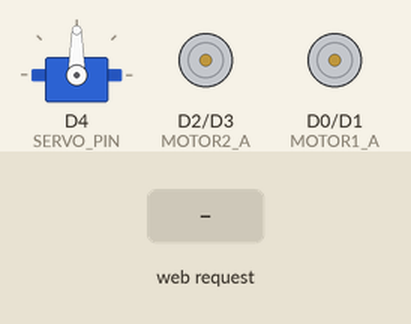
Bench run of a sketch on a simulated ESP8266 (NodeMCU). Shown: servo, motor-driver pin pairs drawn as motors (green arrow = first pin HIGH = forward, orange = second pin HIGH = backward, longer = more drive). Inputs (shaded band) come from the test bench. WiFi joins after 1.5 s; servers stay silent unless stated; what the sketch prints to the serial monitor is not drawn.

Above: at 2.7 s.
2.8 s: HTTP request GET /forward received
At 4.0 s:
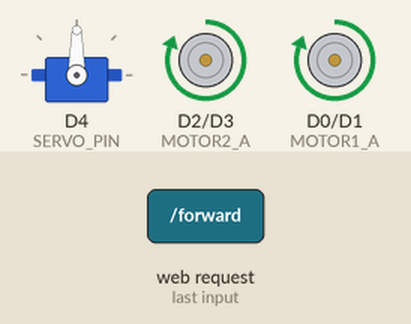
4.3 s: HTTP request GET /backward received
At 5.1 s:
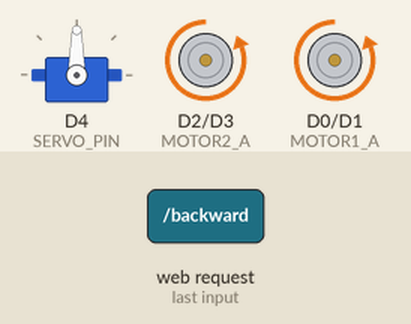
5.8 s: HTTP request GET /left received
At 6.2 s:
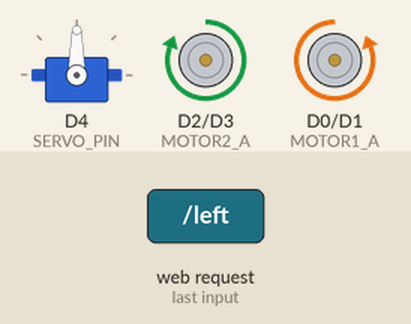
7.3 s: HTTP request GET /right received
At 8.5 s:
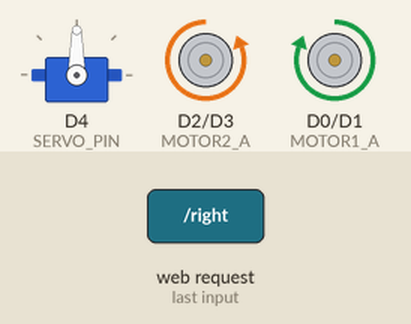
8.8 s: HTTP request GET /servo/ received
At 9.7 s:
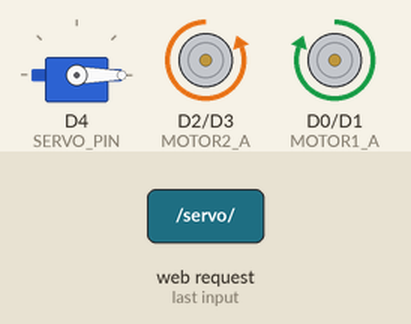
10.3 s: HTTP request GET /stop received
At 10.9 s:
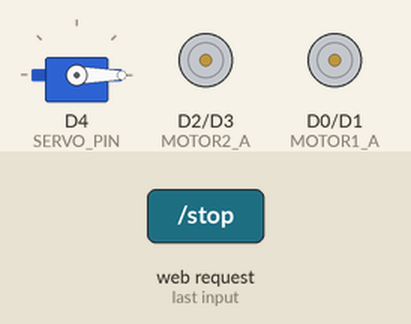
Timing chart, 0 to 12.8 s (numbered marks = the images above; inputs shaded):
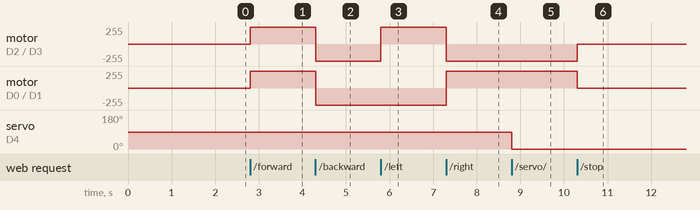

The sketch:

FX_APP_CONTROL.ino
```cpp
#include <ESP8266WiFi.h>
#include <Servo.h>

const char* ssid = "1234";  // Replace with your WiFi SSID
const char* password = "12345678";  // Replace with your WiFi Password

WiFiServer server(80);

#define MOTOR1_A D0
#define MOTOR1_B D1
#define MOTOR2_A D2
#define MOTOR2_B D3
#define SERVO_PIN D4

Servo myServo;
int servoAngle = 90; // Default position

void setup() {
  Serial.begin(115200);
  WiFi.begin(ssid, password);

  while (WiFi.status() != WL_CONNECTED) {
    delay(500);
    Serial.print(".");
  }
  Serial.println("\nConnected to WiFi!");
  Serial.print("IP Address: ");
  Serial.println(WiFi.localIP());

  server.begin();

  pinMode(MOTOR1_A, OUTPUT);
  pinMode(MOTOR1_B, OUTPUT);
  pinMode(MOTOR2_A, OUTPUT);
  pinMode(MOTOR2_B, OUTPUT);

  myServo.attach(SERVO_PIN);
  myServo.write(servoAngle); // Set servo to default position
}

void loop() {
  WiFiClient client = server.available();

  if (!client) return;

  String request = client.readStringUntil('\r');
  Serial.println(request);
  client.flush();

  if (request.indexOf("/forward") != -1) {
    moveForward();
  }
  else if (request.indexOf("/backward") != -1) {
    moveBackward();
  }
  else if (request.indexOf("/left") != -1) {
    turnLeft();
  }
  else if (request.indexOf("/right") != -1) {
    turnRight();
  }
  else if (request.indexOf("/stop") != -1) {
    stopMoving();
  }
  else if (request.indexOf("/servo/") != -1) {
    int pos = request.substring(request.indexOf("/servo/") + 7).toInt();
    if (pos >= 0 && pos <= 180) {
      servoAngle = pos;
      myServo.write(servoAngle);
    }
  }

  client.println("HTTP/1.1 200 OK");
  client.println("Content-Type: text/html");
  client.println();
  client.println("OK");
  client.stop();
}

// Movement Functions
void moveForward() {
  digitalWrite(MOTOR1_A, HIGH);
  digitalWrite(MOTOR1_B, LOW);
  digitalWrite(MOTOR2_A, HIGH);
  digitalWrite(MOTOR2_B, LOW);
  Serial.println("Moving Forward");
}

void moveBackward() {
  digitalWrite(MOTOR1_A, LOW);
  digitalWrite(MOTOR1_B, HIGH);
  digitalWrite(MOTOR2_A, LOW);
  digitalWrite(MOTOR2_B, HIGH);
  Serial.println("Moving Backward");
}

void turnLeft() {
  digitalWrite(MOTOR1_A, LOW);
  digitalWrite(MOTOR1_B, HIGH);
  digitalWrite(MOTOR2_A, HIGH);
  digitalWrite(MOTOR2_B, LOW);
  Serial.println("Turning Left");
}

void turnRight() {
  digitalWrite(MOTOR1_A, HIGH);
  digitalWrite(MOTOR1_B, LOW);
  digitalWrite(MOTOR2_A, LOW);
  digitalWrite(MOTOR2_B, HIGH);
  Serial.println("Turning Right");
}

void stopMoving() {
  digitalWrite(MOTOR1_A, LOW);
  digitalWrite(MOTOR1_B, LOW);
  digitalWrite(MOTOR2_A, LOW);
  digitalWrite(MOTOR2_B, LOW);
  Serial.println("Stopping");
}

// // Servo Control Function
// else if (request.indexOf("/servo/") != -1) {
//   int pos = request.substring(request.indexOf("/servo/") + 7).toInt();
//   if (pos >= 0 && pos <= 180) {
//     servoAngle = pos;
//     myServo.write(servoAngle);
//     Serial.print("Servo moving to: ");
//     Serial.println(servoAngle);
//   }
// }
```

Measured:
- after the input at 2.8 s, motor on D2 (MOTOR2_A) / D3 (MOTOR2_B), motor on D0 (MOTOR1_A) / D1 (MOTOR1_B): stopped → forward 255/255 at once
- after the input at 4.3 s, motor on D2 (MOTOR2_A) / D3 (MOTOR2_B), motor on D0 (MOTOR1_A) / D1 (MOTOR1_B): forward 255/255 → backward 255/255 at once
- after the input at 5.8 s, motor on D2 (MOTOR2_A) / D3 (MOTOR2_B): backward 255/255 → forward 255/255 at once
- after the input at 7.3 s, motor on D2 (MOTOR2_A) / D3 (MOTOR2_B): forward 255/255 → backward 255/255 at once; motor on D0 (MOTOR1_A) / D1 (MOTOR1_B): backward 255/255 → forward 255/255 at once
- after the input at 8.8 s, servo on D4 (SERVO_PIN): 90° → 0° at once
- after the input at 10.3 s, motor on D2 (MOTOR2_A) / D3 (MOTOR2_B): backward 255/255 → stopped at once; motor on D0 (MOTOR1_A) / D1 (MOTOR1_B): forward 255/255 → stopped at once
